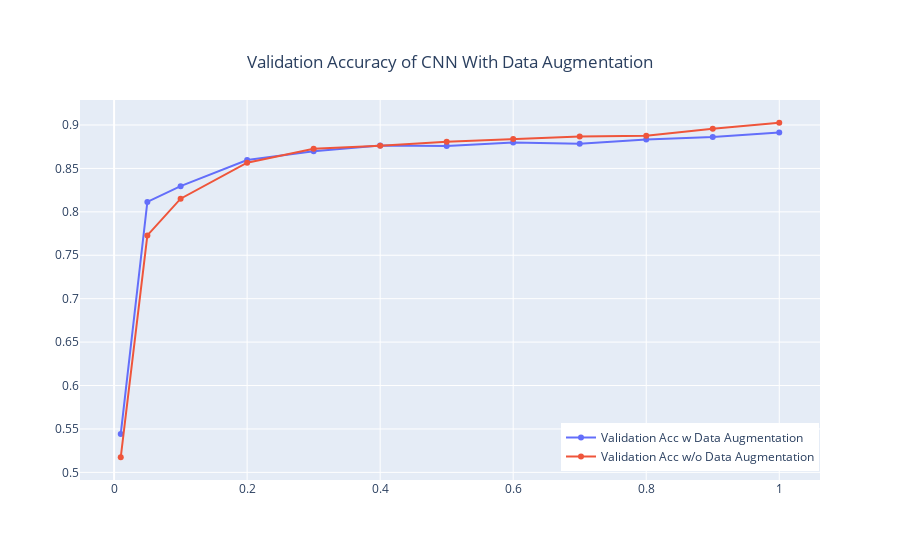

Notebook source saved alongside this figure:
### Code cell
# Plot the validation accuracy of the CNN with and without data augmentation for each
# subset of the dataset.

fig = go.Figure()
fig.add_trace(go.Scatter(x=x, y=CNN_Aug_Results, name='Validation Acc w Data Augmentation'))
fig.add_trace(go.Scatter(x=x, y=CNN_NoAug_Results, name='Validation Acc w/o Data Augmentation'))

fig.update_layout(legend=dict(
    yanchor="top",
    y=0.15,
    xanchor="left",
    x=0.65
), title=dict(text="Validation Accuracy of CNN With Data Augmentation", y=0.9, x=0.5, xanchor='center', yanchor='top'))
fig.show()

fig.write_html('CNN_DataAugment_Acc.html')
fig.write_image('CNN_DataAugment_Acc.jpeg')

### Figure 1 — Plotly figure (JSON) as saved in the notebook; plotly's stock layout.template omitted (floating-point values rounded to 4 significant figures)
{"data": [{"name": "Validation Acc w Data Augmentation", "type": "scatter", "x": [0.01, 0.05, 0.1, 0.2, 0.3, 0.4, 0.5, 0.6, 0.7, 0.8, 0.9, 1], "y": [0.5442, 0.8114, 0.8296, 0.8597, 0.8699, 0.8764, 0.8758, 0.8799, 0.8784, 0.8834, 0.8863, 0.8913]}, {"name": "Validation Acc w/o Data Augmentation", "type": "scatter", "x": [0.01, 0.05, 0.1, 0.2, 0.3, 0.4, 0.5, 0.6, 0.7, 0.8, 0.9, 1], "y": [0.5174, 0.7729, 0.8152, 0.8566, 0.8726, 0.876, 0.8808, 0.8839, 0.8869, 0.8877, 0.8958, 0.9026]}], "layout": {"legend": {"x": 0.65, "xanchor": "left", "y": 0.15, "yanchor": "top"}, "title": {"text": "Validation Accuracy of CNN With Data Augmentation", "x": 0.5, "xanchor": "center", "y": 0.9, "yanchor": "top"}}}
